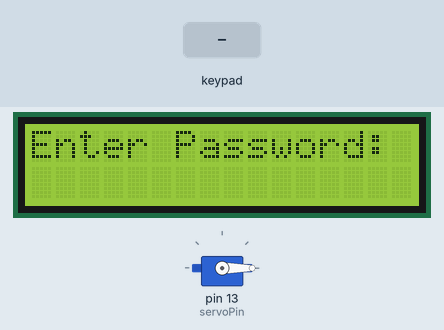
Recording of a sketch running on a simulated Arduino Uno, built with avr-gcc and run on an emulated ATmega328P. Shown: 16×2 character LCD, servo. The test bench sets the inputs (shaded band).

Above: at 1.2 s.
1.3 s: keypad keys 0 0 0 0 # pressed 0.4 s apart
At 3.8 s:
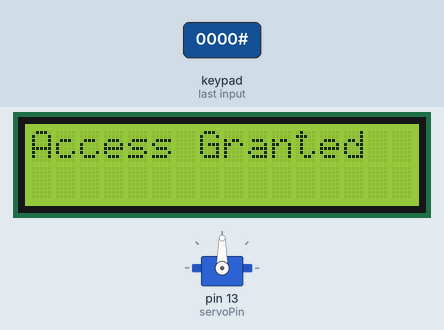
6.3 s: key '1' pressed
At 7.5 s:
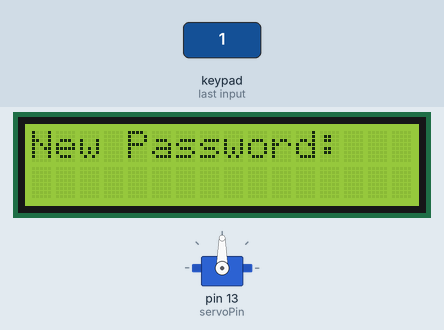
7.8 s: key '*' pressed
At 8.6 s:
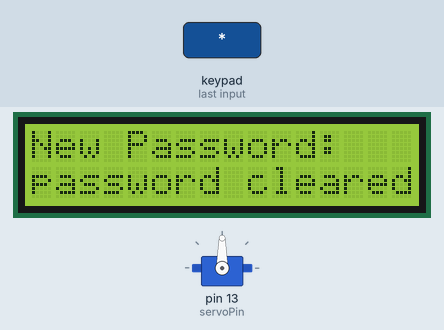
10.8 s: keypad keys 0 0 0 0 * pressed 0.4 s apart
At 13.4 s:
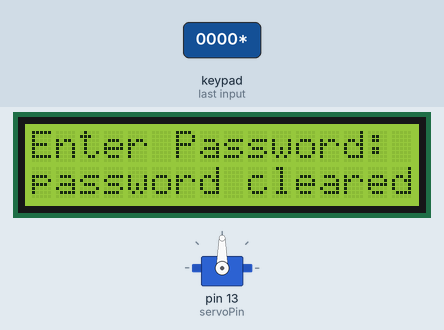
15.8 s: key '#' pressed
At 17.1 s:
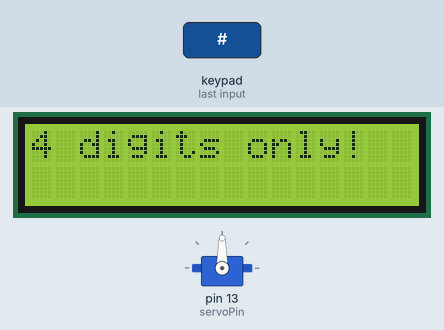
18.8 s: keypad keys 9 8 7 6 # pressed 0.4 s apart
At 20.8 s:
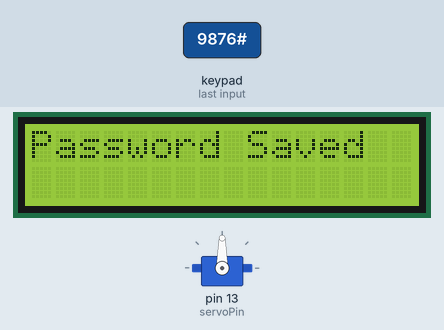
Timing chart, 0 to 23.9 s (numbered marks = the images above; inputs shaded):
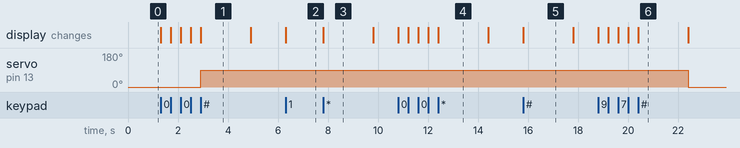

The sketch:

project.ino
```cpp
#include <Keypad.h>
#include <LiquidCrystal.h>
#include <Servo.h>

// LCD settings
LiquidCrystal lcd(12, 11, 10, A0, A1, A2); // RS, E, D4, D5, D6, D7

// KEYPAD settings
const byte ROWS = 4;
const byte COLS = 3;
char keys[ROWS][COLS] = {
  {'1', '2', '3'},
  {'4', '5', '6'},
  {'7', '8', '9'},
  {'*', '0', '#'}
};
byte rowPins[ROWS] = {9, 8, 7, 6}; // row pins
byte colPins[COLS] = {5, 4, 3};    // columns pins
Keypad keypad = Keypad(makeKeymap(keys), rowPins, colPins, ROWS, COLS);

// SERVO settins
Servo myServo;
const int servoPin = 13; // The middle pin of servo connection to the 13 pin of the arduino.
int servoOpenAngle = 90; //  The angle that servo opens
int servoCloseAngle = 0; // The angle that servo closes
bool isLocked = true;

// The password managements
String defaultPassword = "0000";
String inputPassword = "";
bool isAuthenticated = false;

void setup() {
  lcd.begin(16, 2);
  // enter password setups:
  lcd.print("Enter Password:");
  myServo.attach(servoPin);
  myServo.write(servoCloseAngle); // servo setup in lock condition
}

void loop() {
  char key = keypad.getKey();//Here the user should enter the key of password

  if (key) {
    if (isAuthenticated) {
      handleAuthenticated(key);
    } else {
      handleAuthentication(key);
    }
  }
}

void handleAuthentication(char key) {
  // anlayzing when the user enters key(#)
  if (key == '#') {
    checkPassword();
  } else if (key == '*') {
    // In order to clear the entered password:
    inputPassword = "";
    lcd.setCursor(0, 1);
    lcd.clear();
    lcd.print("Cleared          ");
    lcd.clear();
    lcd.print("Enter Password:");
  } else {
    inputPassword += key;
    lcd.setCursor(0, 1);
    lcd.print(inputPassword);
  }
}

void checkPassword() {
  if (inputPassword == defaultPassword) {
    isAuthenticated = true;
    lcd.clear();
    lcd.print("Access Granted");
    myServo.write(servoOpenAngle); // lock decryption
    isLocked = false;
    delay(2000);
    lcd.clear();
    lcd.print("1: Change Pass");// Here, the lcd shows two options :1- change the password ,2- exit
    lcd.setCursor(0, 1);
    lcd.print("2: Exit          ");
  } else {
    lcd.clear();
    lcd.print("Access Denied");
    delay(2000);
    lcd.clear();
    lcd.print("Enter Password:");
    inputPassword = "";
  }
}

void handleAuthenticated(char key) {
  if (key == '1') {// goto change password situations.
    changePassword();
  } else if (key == '2') {
    logout();
    myServo.write(servoCloseAngle); // The servo should be closed when exiting.
    isLocked = true;
  }
}

void changePassword() {
  lcd.clear();
  lcd.print("New Password:");
  inputPassword = "";
  while (true) {
    char key = keypad.getKey();
    if (key) {
      if (key == '#') {
        // After decrypting the password, the user should not enter the same password.
        if (defaultPassword == inputPassword){
          lcd.clear();
          lcd.print("Same Password!");
          lcd.clear();
          delay(1000);
          lcd.print("New Password:");
          inputPassword = "";
        }
        else if (inputPassword.length() == 4&& inputPassword !=defaultPassword) {
          defaultPassword = inputPassword;
          lcd.clear();
          lcd.print("Password Saved");//To save the decrypted password:
          delay(2000);
          logout();
          myServo.write(servoCloseAngle); // servo opens after password accessments.
          isLocked = true;
          return;
        } else {// To check that entered password is only 4 digits.
          lcd.clear();
          lcd.print("4 digits only!");
          delay(2000);
          lcd.clear();
          lcd.print("New Password:");
          inputPassword = "";
        }
        // To remove the entered password:
      } else if (key == '*') {
        inputPassword = "";
        lcd.setCursor(0, 1);
        lcd.print("password cleared.");
        delay(2000);
        lcd.clear();
        lcd.print("Enter Password:");
      } else {
        inputPassword += key;
        lcd.setCursor(0, 1);
        lcd.print(inputPassword);
      }
    }
  }
}
// In order to reset:
void logout() {
  isAuthenticated = false;
  inputPassword = "";
  lcd.clear();
  lcd.print("Enter Password:");
}
```

Measured:
- after the input at 1.3 s, servo on pin 13 (servoPin): 0° → 90° after 1.6 s; the display: first changes at once (image 1 shows a later state)
- after the input at 6.3 s, the display: changes at once (image 2)
- after the input at 7.8 s, the display: changes at once (image 3)
- after the input at 10.8 s, the display: first changes at once (image 4 shows a later state)
- after the input at 15.8 s, the display: changes at once (image 5)
- after the input at 18.8 s, servo on pin 13 (servoPin): 90° → 0° after 3.6 s; the display: first changes at once (image 6 shows a later state)
- what the display in image 1 shows lasts 2.0 s, from 2.9 s to 4.9 s
